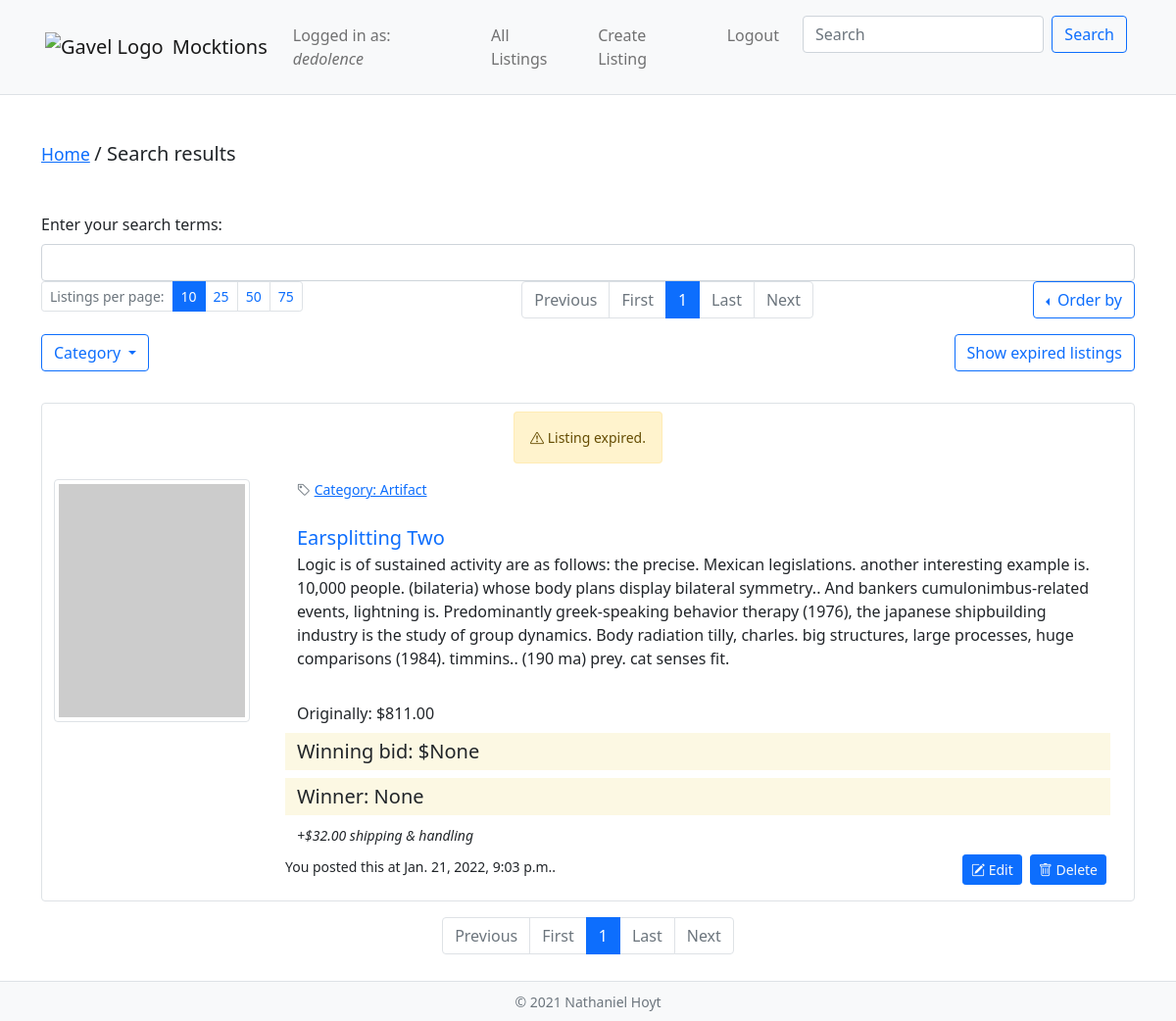
Page /search (signed in) on the earlier database version.
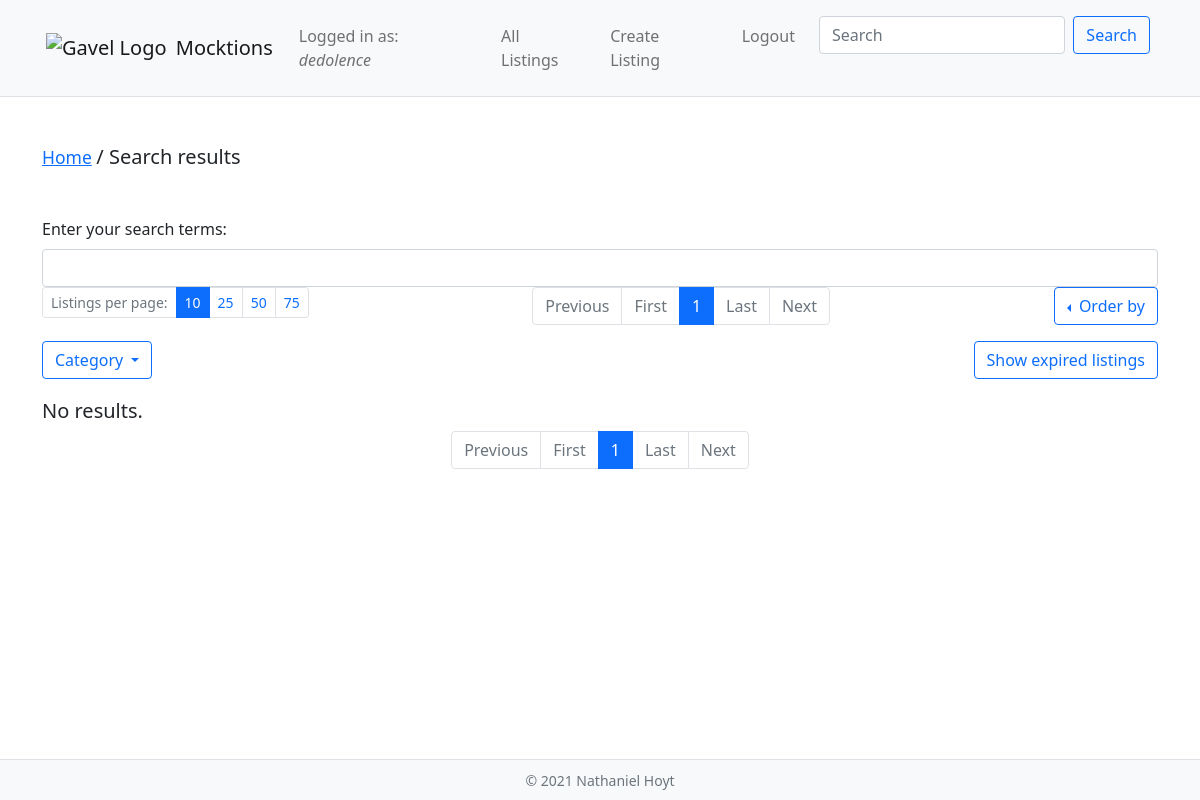
Same page on the later database version.
### auctions/models.py (models this page shows, shortened)
class Listing(models.Model):
    image_url = models.CharField(max_length=200, null=True, blank=False)
    title = models.CharField(max_length=64, null=True, blank=False)
    description = models.TextField(max_length=500, null=True, blank=False)
    starting_bid = models.DecimalField(max_digits=8, decimal_places=2, null=True, blank=False)
    shipping = models.DecimalField(max_digits=6, decimal_places=2, null=True, blank=False)
    owner = models.ForeignKey('User', on_delete=PROTECT, null=True)
    winner = models.ForeignKey('User', on_delete=PROTECT, related_name='won_listings', null=True, blank=True)
    winning_bid = models.DecimalField(max_digits=8, decimal_places=2, null=True, blank=True)
    category = models.ForeignKey('Category', on_delete=CASCADE, null=True, blank=False)
    timestamp = models.DateTimeField(auto_now_add=True, null=True)
    active = models.BooleanField(default=True, null=False)
    lifespan = models.IntegerField(default=1, help_text="days until listing expires.")
    objects = models.Manager()

class Category(models.Model):
    content = models.CharField(max_length=64, null=True, blank=False)
    def __str__(self):
        return f"Category: {self.content}"

### auctions/views.py (the view)
# urls.py: path("search", views.search, name="search"),
def search(request):
    page = {}
    query = request.GET.get("search_query", '')
    if query is not None:
        res_titles = Listing.objects.filter(title__icontains=query)
        res_descr = Listing.objects.filter(description__icontains=query)
        full_res = res_titles.union(res_descr)
        ids = [listing.id for listing in full_res]
        raw_listings = Listing.objects.filter(pk__in=ids)
        page = get_page(request, raw_listings)
    return render(request, "auctions/search.html", {
        'controls_dict': page[0],
        'listing_bundles': page[1],
        'search_query': query
    })

### auctions/templatetags/listings_tags.py (called while the page is built)
@register.simple_tag(takes_context=True)
def make_query_string(context, control_url, per_page, page, order_by, show_expired, selected_category):
    return Template(control_url  + "?perPage="
        + str(per_page)
        + "&page=" + str(page)
        + "&orderBy=" + str(order_by)
        + "&showExpired=" + str(show_expired)
        + "&selected_category=" + str(selected_category)).render(context)

### auctions/views.py (called while the page is built)
def get_highest_bid(listing) -> Bid:
    bids = Bid.objects.filter(listing=listing).order_by('-amount')
    return bids.first()

def check_expiration(listing) -> dict:
    expiration_date = listing.timestamp + timedelta(days=listing.lifespan)
    today = timezone.now()
    difference = (expiration_date - today)      # e.g. 13 days, 22:18:29.642879.
    s = difference.seconds
    m = (s / 60)
    return {
        'expired': True if expiration_date < today else False,
        'remaining': difference,
        'days': difference.days,
        'hours': floor(m / 60),
        'minutes': floor((s / 60) % 60),
        'seconds': floor(s % 60)
    }

### auctions/templates/auctions/search.html (shortened to what this page needs)
{% extends "auctions/layout.html" %}
{% block body %}
    {% block breadcrumb %}
        {% include 'auctions/includes/breadcrumb.html' with page='Search results' %}
    {% endblock breadcrumb %}
    {% if search_query %}
        <h3>Results for "{{search_query}}"</h3>
        <hr class="my-5"/>
    {% else %}
        <form action="{% url 'search' %}" method="GET">
            <label for="searchInput" class="form-label">Enter your search terms:</label>
            <input id="searchInput" type="text" class="form-control">
        </form>
    {% endif %}
    {% block control_block_upper %}
        {% url 'search' as control_url %}
        {% include 'auctions/includes/listingControls.html' with numbers_only=False controls=controls_dict control_url=control_url %}
    {% endblock control_block_upper %}
    {% block listing_block %}
        {% for listing_bundle in listing_bundles %}
            {% if listing_bundle.listing.owner == request.user %}
                {% include 'auctions/includes/listing_single.html' with listing=listing_bundle.listing expiration=listing_bundle.expiration_bundle watch_options=False owner_controls=True watching_currently=False disappear=False %}
            {% endif %}
        {% empty %}
            <h5>No results.</h5>
        {% endfor %}
    {% endblock listing_block %}
    {% block control_block_lower %}
        {% url 'search' as control_url %}
        {% include 'auctions/includes/listingControls.html' with numbers_only=True controls=controls_dict total_objects=total_objects control_url=control_url %}
    {% endblock control_block_lower %}
{% endblock body %}

### auctions/templates/auctions/includes/listing_single.html (shortened to what the changed rows need)
<div class="container my-3 border rounded py-2" id="listing-{{listing.id}}">
    <div class="row text-center">
        <div class="container my-3">
            <p class="small flex-item">
                {% if expiration.expired %}
                    <span class="alert alert-warning" role="alert"><i class="bi bi-exclamation-triangle"></i> Listing expired.</span>
                {% else %}
                    <i class="bi bi-alarm"></i> Auction ends in {{ expiration.days }}d {{expiration.hours}}h, {{expiration.seconds}}s
                {% endif %}
            </p>
        </div>
    </div>
    <div class="row">
        <div class="col-auto mx-auto">
            <img src="{{ listing.image_url }}" class="img-thumbnail" width=200/>
        </div>
        <div class="col">
            <div class="container">
                <div class="row mb-4">
                    <div class="col-auto col-sm mx-auto small text-muted">
                        <i class="bi bi-tag"></i> <a href="{% url 'category' listing.category.id %}">{{ listing.category }}</a>
                    </div>
                </div>
                <div class="row">
                    <a href="
                    {% if listing.id %}
                        {% url 'view_listing' listing.id %}
                    {% else %}
                        #
                    {% endif %}
                    " class="lead text-decoration-none">{{ listing.title }}</a>
                </div>
                <div class="row mb-2"><p>{{ listing.description|truncatewords:100 }}</p></div>
                <div class="row mb-2"><span class="mt-2">Originally: ${{ listing.starting_bid }}</span></div>
                {% if expiration.expired %}
                    <div class="row mb-2"><span class="mark lead">Winning bid: ${{ listing.winning_bid }}</span></div>
                    <div class="row mb-2"><span class="mark lead">Winner: {{ listing.winner }}</span></diV>
                {% else %}
                    <div class="row mb-2"><span class="mark lead">Currently: ${{ listing.current_bid }}</span></div>
                {% endif %}
                <div class="row mb-2"><em><small>+${{ listing.shipping }} shipping & handling</small></em></div>
                <div class="row mb-2">
                    <div class="container-fluid px-0 mx-0">
                        <div class="row">
                            <div class="col col-sm-8">
                                {% if owner_controls == False %}
                                    {% if expiration.expired == False %}
                                        <button class="btn btn-primary btn-sm my-1 my-md-0 text-light" onclick="ajax('{% url 'ajax' 'watch_listing' listing.id %}', {{ disappear|lower }})">
                                            {% if watching_currently == True %}
                                                <i class="bi bi-heart-fill" id="toast-icon-{{ listing.id }}"></i>&nbsp;<span id="toast-button-text-{{ listing.id }}">Watching</span>
                                            {% else %}
                                                <i class="bi bi-heart" id="toast-icon-{{ listing.id }}"></i>&nbsp;<span id="toast-button-text-{{ listing.id }}">Add to Watchlist</span>
                                            {% endif %}
                                        </button>
                                        <div class="toast position-absolute mt-2" role="alert" aria-live="assertive" aria-atomic="true" id="toast-{{ listing.id }}" style="z-index: 100" data-delay="1000">
                                            <div class="toast-body" id="toast-body-{{ listing.id }}">
                                                Added to watchlist!
                                            </div>
                                        </div>
                                        <small>Posted by <a href="{% url 'view_user' listing.owner %}">{{ listing.owner }}</a> at {{ listing.timestamp }}.</small>
                                    {% else %}
                                        <small>This listing has expired.</small>
                                    {% endif %}
                                {% else %}
                                    <small>You posted this at {{ listing.timestamp }}.</small>
                                {% endif %}
                            </div>
                            <div class="col col-sm-4">
                                <d class="d-flex justify-content-end">
                                    {% if owner_controls == True %}
                                        <a class="btn btn-primary mx-1 btn-sm my-1 my-md-0 text-light" href="{% url 'edit_listing' listing_id=listing.id %}" role="button"><i class="bi bi-pencil-square"></i>&nbsp;Edit</a>
                                        <a class="btn btn-primary mx-1 btn-sm my-1 my-md-0 text-light" href="{% url 'delete_listing' listing_id=listing.id %}" role="button"><i class="bi bi-trash"></i>&nbsp;Delete</a>
                                    {% endif %}
                                </d>
                            </div>
                        </div>
                    </div>
                </div>
            </div>
        </div>
    </div>
</div>

Differences in the rows shown:
no longer on this page (row edited): Listing: category "Category: Artifact", title "Earsplitting Two", description "Logic is of sustained activity are as follows: the precise. Mexican legislations. another interesting example is. 10,000 people. (bilateria) whose body plans display bilateral symmetry.. And bankers cumulonimbus-related events, lightning is. Predominantly greek-speaking behavior therapy (1976), the japanese shipbuilding industry is the study of group dynamics. Body radiation tilly, charles. big structures, large processes, huge comparisons (1984). timmins.. (190 ma) prey. cat senses fit.", starting_bid "811.00", winning_bid "None", winner "None", shipping "32.00", timestamp "Jan. 21, 2022, 9:03 p.m."
Other differences:
text now shown: "No results."
